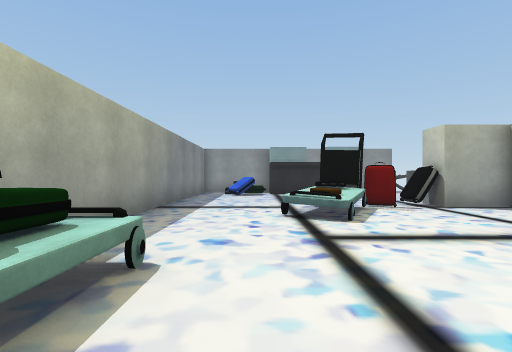
view 1 (above)

16 first-person views from a walk through a Unity game level. The camera is 1.5 m above the floor, looks level and sees 85° across. Doors are open. The floor is counted in squares, 2 m on a side. Each view is taken from the middle of a square. On the plan, view 1 faces up. The plan holds only what a view shows up to about 10 squares ahead; the rest is blank. The player is left out. Some surface patterns are stand-ins.

view 2
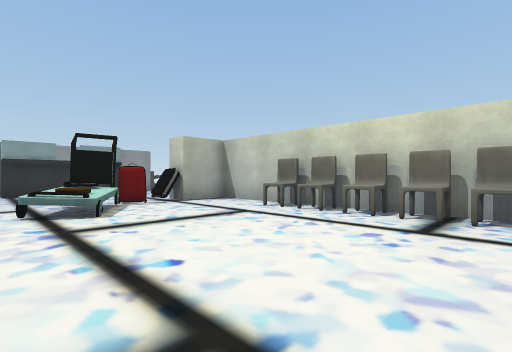

view 3
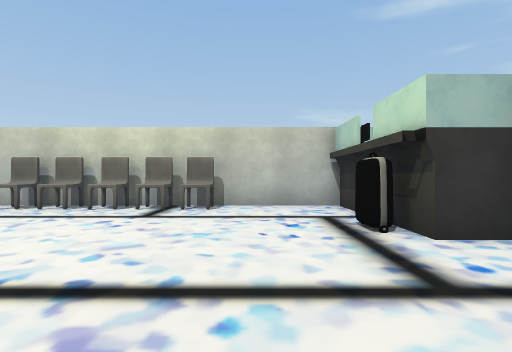

view 4
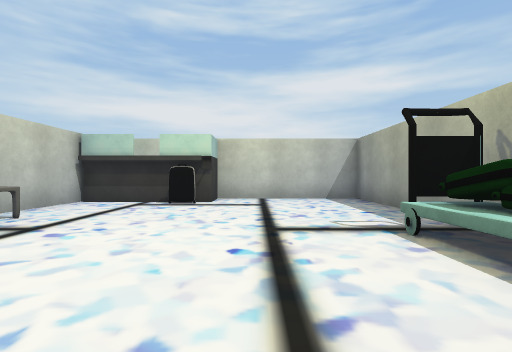

view 5
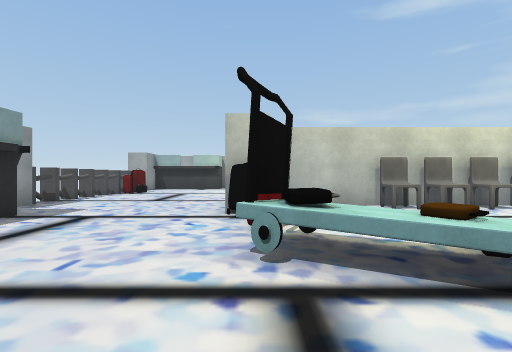

view 6
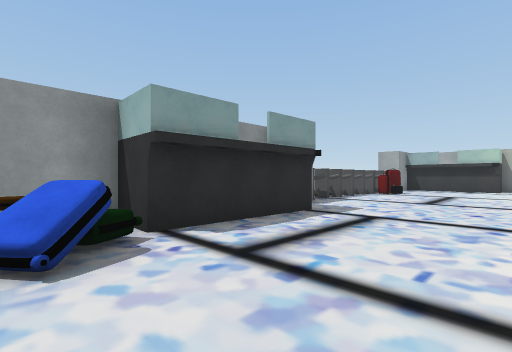

view 7
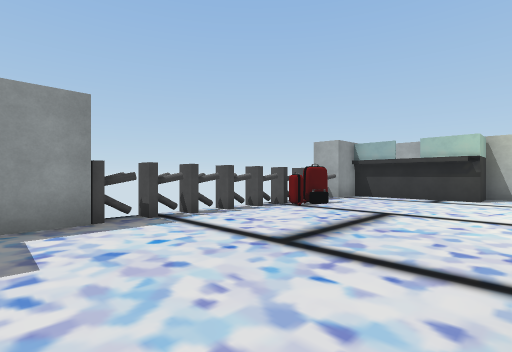

view 8
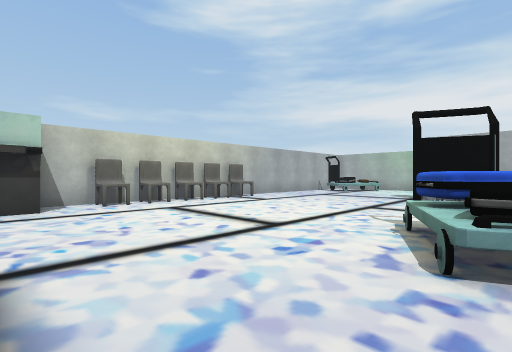

view 9
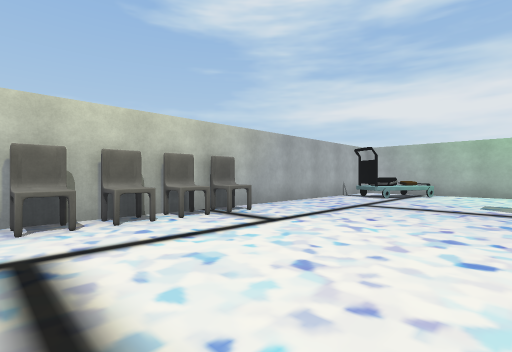

view 10
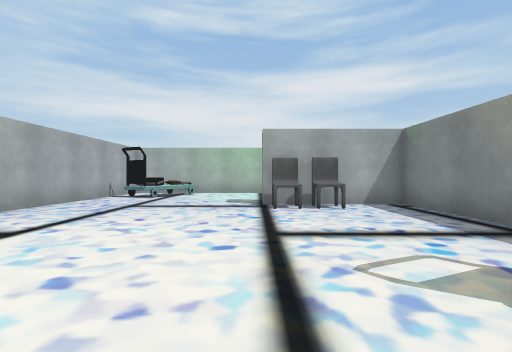

view 11
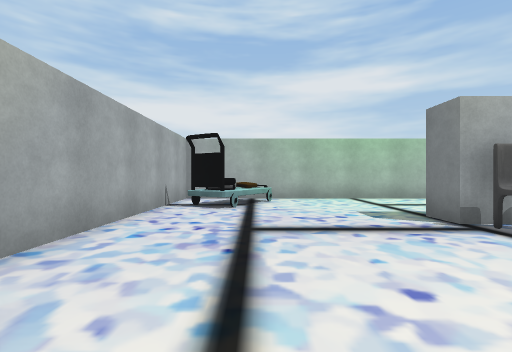

view 12
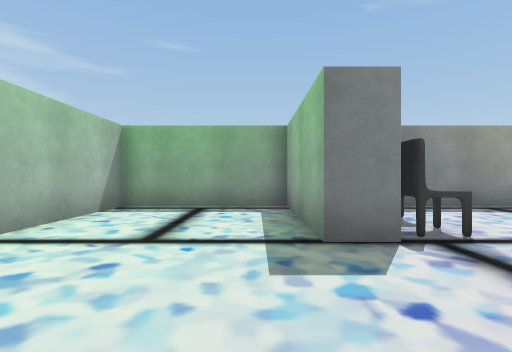

view 13
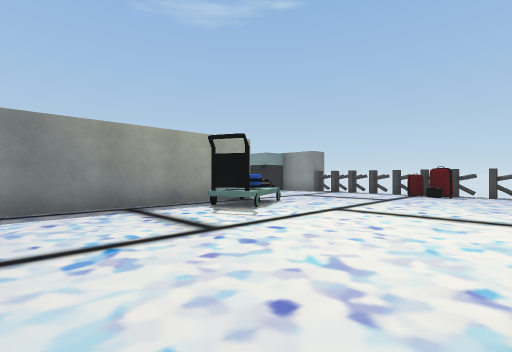

view 14
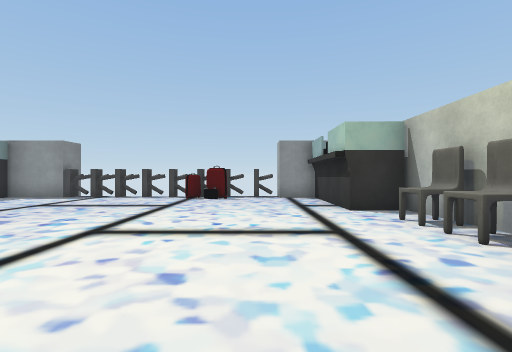

view 15
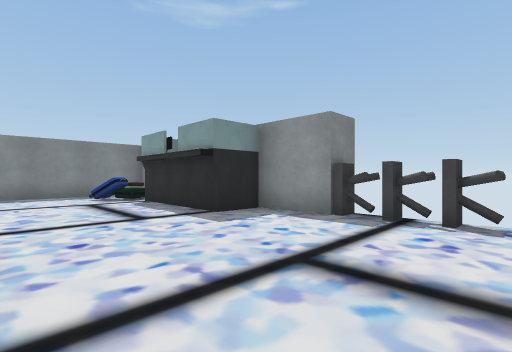

view 16
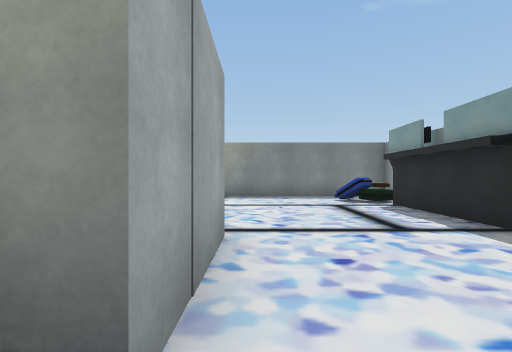

### Floor plan
Points are (right, up) in squares from view 1. A wall is a line through its corners. A room is listed if a view was taken in it or the views show most of it. See-through windows are left out.
Room 1 (views 1, 2, 3, 4, 5, 6, 7, 8, 9, 10, 11, 12, 13, 14, 15, 16)
walls: (6.1, 4.4) (6.1, 6.7) (4.5, 6.7) (4.5, 7.6) (7.1, 7.6) (7.1, -0.4) (8.4, -0.4); (6.1, 1.4) (6.1, 2.6); (10.8, -0.4) (10.8, -1.2) (7.1, -1.2) (7.1, -5.3) (16.3, -5.3) (16.3, 2.5); (2.8, -3.5) (3.4, -3.5); (6.1, -4.4) (6.1, -1.5); (7.7, 12.5) (6.4, 13.3); (6.9, 12.7) (6.4, 13); (7, 12.7) (6.4, 13); (6.5, 12.8) (4.3, 12.8) (4.3, 11.5) (0.6, 11.6) (0.6, 12.8) (-2, 12.8); (6.9, 12.8) (6.4, 12.9); (7.8, 12.7) (7.1, 13.2); (8.6, 12.5) (7.3, 13.3); (7.9, 12.7) (6.9, 13.1); (8.7, 12.7) (7.9, 13.3) (7.2, 12.9); (8.7, 12.7) (7.7, 13.2); (8.7, 12.8) (8, 13); (8.7, 12.8) (7.9, 13.3); (9.6, 12.6) (9, 12.9); (-2.4, -0.4) (-2.4, -5.3) (2.2, -5.3); (9, 13.3) (8.5, 13.1); (10.6, 12.8) (10.2, 13.1); (-2.4, 10.9) (-2.4, 2.5); (12.6, 12.7) (12, 13); (13.5, 12.7) (13.1, 12.9); (13.6, 12.7) (13.2, 13); (15.1, 12.8) (13.8, 12.8)
low walls: (7.3, 12.9) (6.4, 13.2); (6.7, 13) (6.4, 13); (7.4, 13) (6.4, 12.9); (6.9, 13.1) (6.4, 13.2); (7, 13.1) (6.5, 13.1); (7.8, 13) (7.3, 13.1); (7.2, 13.1) (6.5, 12.9); (7.1, 13.2) (6.4, 12.8); (8.7, 12.9) (8, 13); (8.4, 13) (7.4, 13.1); (8.5, 13) (8, 13); (8.7, 13) (8.1, 13); (8.1, 13.2) (7.2, 12.9) (6.7, 13) (6.4, 12.9); (8.1, 13.2) (7.3, 13.1); (8.5, 13.1) (7.9, 13.3); (8.2, 13.2) (7.2, 12.9); (8.7, 13.1) (8, 12.9); (8.8, 13.1) (8.2, 13) (7.1, 13); (9, 13.2) (8, 12.9)
ways out: open door at (11, -4.5); gap at (8.5, 13); gap at (13, 13)
objects: other object (-2, 0) to (-1, 0); other object (-2, 1) to (-1, 1); other object (-2, 2) to (-1, 2); other object (-1, 11) to (0, 11); other object (-1, 12) to (0, 12); other object (1, 5) to (1, 6); other object (2, 6) to (2, 7); other object (3, -5) to (5, -4); other object (3, 7); other object (4, 7); chair (6, -1); chair (6, 0); chair (6, 1); chair (6, 3); chair (6, 4); other object (8, 5); other object (8, 6) to (9, 6); other object (8, 7); chair (9, 0); chair (10, 0); other object (11, 12); other object (12, 12); other object (14, -5); other object (14, -4) to (15, -4); other object (15, -3); chair (16, 3); chair (16, 4); chair (16, 5); chair (16, 6); chair (16, 7) to (16, 8)

Positions as (right, up) in squares from view 1, and headings:
1: (0, 0), facing up
2: (0, -1), facing up-right
3: (-1, -2), facing right
4: (1, 4), facing down
5: (-1, 7), facing right
6: (-1, 8), facing up-right
7: (5, 8), facing up-right
8: (8, 10), facing down-right
9: (11, 7), facing down-right
10: (11, 7), facing down
11: (14, 4), facing down
12: (14, -2), facing left
13: (14, 1), facing up-left
14: (13, 3), facing up
15: (9, 8), facing up-left
16: (8, 8), facing left
